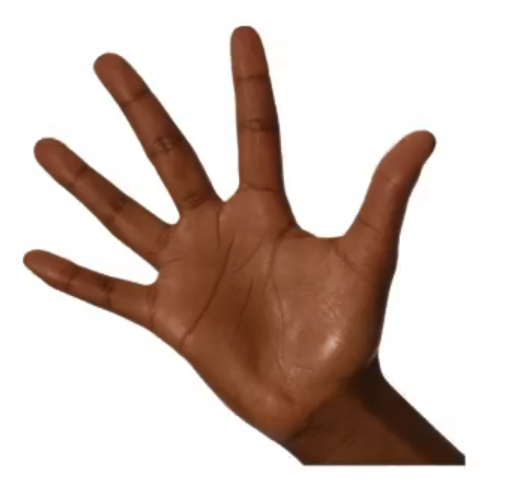
#> input picture On Img/hand.png, 517 x 504 px
$ python ImageContours.py
#> lines starting #> are read from the running program, lines starting #| are printed output that depends on the picture; after the words box and inside, x2 and y2 are one past the last pixel; in counts of white or black regions, pixels touching at a corner belong together
import cv2
import numpy as np
import matplotlib.pyplot as plt

image= cv2.imread('hand.png')
#> image is the input picture: shape (504, 517, 3); mean B, G, R 187.4, 195, 210.6
image_copy= np.copy(image)

gray= cv2.cvtColor(image_copy, cv2.COLOR_BGR2GRAY)
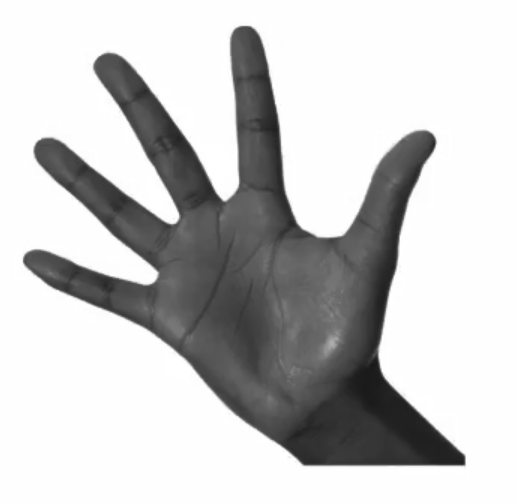
#> gray: shape (504, 517); min 25, max 255, mean 198.8

#1
ret, binary= cv2.threshold(gray, 225, 255, cv2.THRESH_BINARY_INV)
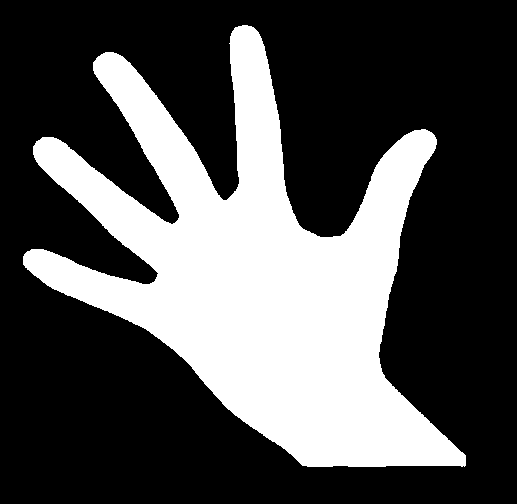
#> binary: shape (504, 517); 31.7% white; 1 white region
plt.imshow(binary, cmap='gray')
plt.show()

# [9 lines of commented-out code are left out]

contours, hierachy= cv2.findContours(binary, cv2.RETR_TREE, cv2.CHAIN_APPROX_SIMPLE)
#> contours = 1 contour; box (x1, y1, x2, y2) and area: (23, 25, 466, 467) 81591
image_copy2=np.copy(image_copy)
all_contours= cv2.drawContours(image_copy2, contours, -1, (250, 100,150), 2)
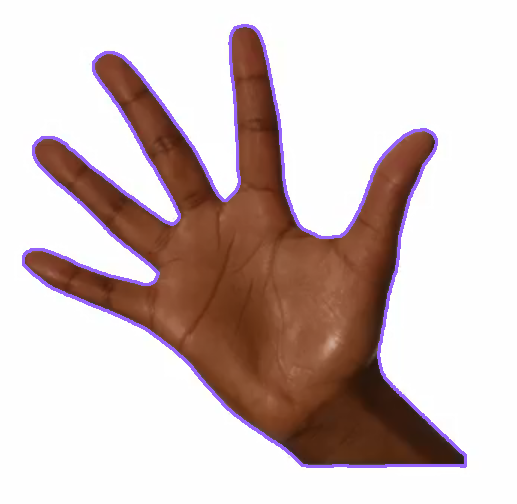
#> all_contours: shape (504, 517, 3); mean B, G, R 189.9, 192.4, 209.1
plt.imshow(all_contours)
plt.show()
